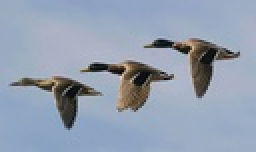
%> input picture lab05/kaczki.jpg, 128 x 76 px, shrunk from 588 x 348 before the run (shown 2 times larger)
$ octave script01.m   (GNU Octave 9; MATLAB toolbox functions it lacks are replaced by stand-ins)
%> lines starting %> are read from the running program, lines starting %| are printed output that depends on the picture; in (x1, y1, x2, y2) boxes, pixels count from 0 and x2, y2 are one past the last pixel; in counts of white or black regions, pixels touching at a corner belong together; the program's own positions count from 1
clear;clc;close all;

im=rgb2gray(double(imread("kaczki.jpg"))/255);
%> im: size 76x128 double; min 0.0162, max 0.847, mean 0.618

imhist(im);
%> figure, not shown here; highest point at x = 0.671, y = 735
bim=~imbinarize(im, 0.6); % binaryzacja
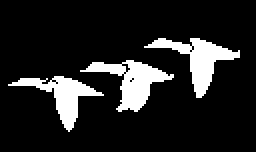
%> bim: size 76x128 logical (shown 2 times larger); 13.5% white; 3 white regions, box (x1, y1, x2, y2) and area: (40, 30, 87, 56) 463, (72, 19, 120, 49) 451, (4, 38, 52, 66) 399
bim=imclose(bim, ones(7)); % zamkniecie
%> bim: size 76x128 logical; 14.3% white; 2 white regions, box (x1, y1, x2, y2) and area: (4, 30, 87, 66) 931, (72, 19, 120, 49) 463
%imshow(bim);

% morfologia
% erode, dilate, open, close, fill (wypelnia np. czarne kropki w bialej figure),
% clean (usuwa szum, np. biale kropki na czarnym tle), remove (usuwa
% srodek, zostawia krawedz),
% skel (skeleton, szklielet obrazu - zbior punktow ktore sa w tej samej
% odleglosci od krawedzi, po jednym pikselu) - inf: tak dlugo az cos sie
% zmienia
sk = bwmorph(bim, "skel", inf);
%> sk: size 76x128 logical; 2.7% white in thin lines or dots, all inside (x1, y1, x2, y2) = (4, 19, 120, 65)
imshow(sk);
%pt=bwmorph(sk, "endpoints"); % punkty koncowe linii
pt=bwmorph(sk, "branchpoints"); % punkty gdzie sie rozgalezia
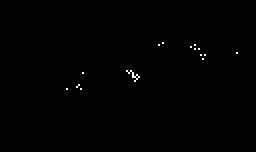
%> pt: size 76x128 logical (shown 2 times larger); 0.27% white in thin lines or dots, all inside (x1, y1, x2, y2) = (33, 21, 119, 45)
imshow(pt);
% obraz mozna obciac do branchpointow i endpointow - i tak mamy sporo
% informacji

% zapisujemy do listy
[y, x]=find(pt);
%> y = 26 values from 22 to 45; x = 26 values from 34 to 119

% zaznaczamy punkty na obrazku
sim=im;
sim(pt)=1;
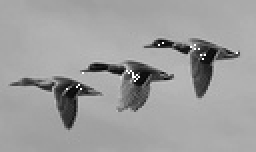
%> sim: size 76x128 double (shown 2 times larger); min 0.0162, max 1, mean 0.62
imshow(sim);

% shrink - wyszczupla; inf - dostaniemy 3 punkty dla 3 kaczek
%bim=bwmorph(bim, "shrink", inf);
%imshow(bim);
% topologiczna liczba Eulera - obiekt - liczba_dziur (bez dziur - 1, jedna
% dziura - 0 itd.)
% jesli ksztalty maja ta sama liczbe eulera, to mozna przeksztalcic jeden w
% drugi
% topologia - plaszczyzny a nie ksztalty
% ksztalty ktore da sie przeksztalcic jeden w drugo sa takie same - kolo i
% kwadrat to topologicznie to samo. Gdy sa dziury (rozna ilosc) to juz nie.
% shrink nie zmienia liczby eulera obiektu (erozja moze zmnienic lub
% zwiekszyc ilosc obiektow)

% thin - schodzimy do linii o grubosci 1 - interesuje nas przebieg
%bim=bwmorph(bim, "thin", inf);
%imshow(bim);
% thicken - zachowana krwedz miedzy obiektami (w przecinienstwie do dilate)
% dostajemy segmenty. w segmencie nie ma zadnych innych obiektow niz jeden obiekt
% (w calosci)
seg=bwmorph(bim, "thicken", inf); % segmentacja przez pogrubianie
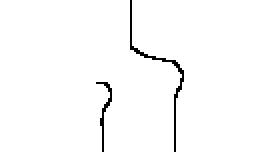
%> seg: size 76x128 logical (shown 2 times larger); 98.2% white; black in thin lines or dots, all inside (x1, y1, x2, y2) = (48, 0, 92, 76)
imshow(seg);


% liczba obiektow - oznaczanie pikseli (wartosci 0, 1, 2, 3 itd. patrzac po sasiadach)
l=bwlabel(seg);
%> l: size 76x128 double; 3 distinct labels, from 0 to 2
imshow(label2rgb(l));

% wyswietlamy kaczke nr 2
imshow((l==2).*bim.*im);
% l - podzial na segmenty
% bim - ksztalty
% im - kolory/jasnosci

% ile kaczek na obrazie - max label
m=max(l(:));
%> m = 2

% analiza - podzial problemu na czesci
% synteza - polaczenie


% mozemy najpierw podzielic obrazek na regiony, a potem osobno je
% przetwarzac


% inna metoda segmentacji
% transformata odleglosciowa:
% kazdemu pikselowi przypisujemy odleglosc od najblizszego bialego piksela
% (dla bialego odl=0)

d=bwdist(bim, "euclidean"); % (~bim)
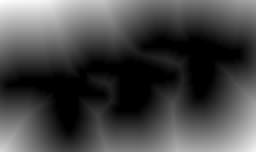
%> d: size 76x128 single (shown 2 times larger); min 0, max 40.26, mean 11.3; drawn with min black and max white
imshow(d, [0, max(d(:))]); % kaczki czarne a tlo tym jasniejsze im dalej od kaczki (dla odwrocenia bim na odwrot)\
% zlewiska, wododzialy
% segmentacja wododzialowa
l=watershed(d);
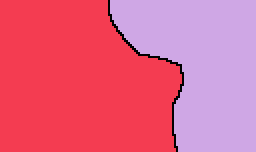
%> l: size 76x128 uint8 (shown 2 times larger); 3 distinct labels, from 0 to 2; one colour per label, 0 black
imshow(label2rgb(l));
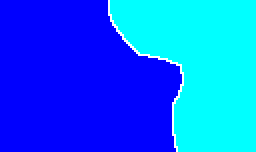
%> displayed picture: size 76x128x3, on the screen's scale of 0 to 255 (shown 2 times larger); mean R, G, B 3.1, 102.2, 255
% bardziej dokladna segmentacja
% domyslnie miara odleglosci/metryka l2 - euklidesowa
% l_1 = |a|+|b| - cityblock (manhattan)
% l_2 = sqrt(a^2+b^2)
% l_inf = max(a,b) - chessboard
% quasi-eucliden
% segmentacja przy OCR (detekcja pisma) - lepiej miec prostokatne segmenty (czebyszew moze
% byc lepszy od euklidesa)
